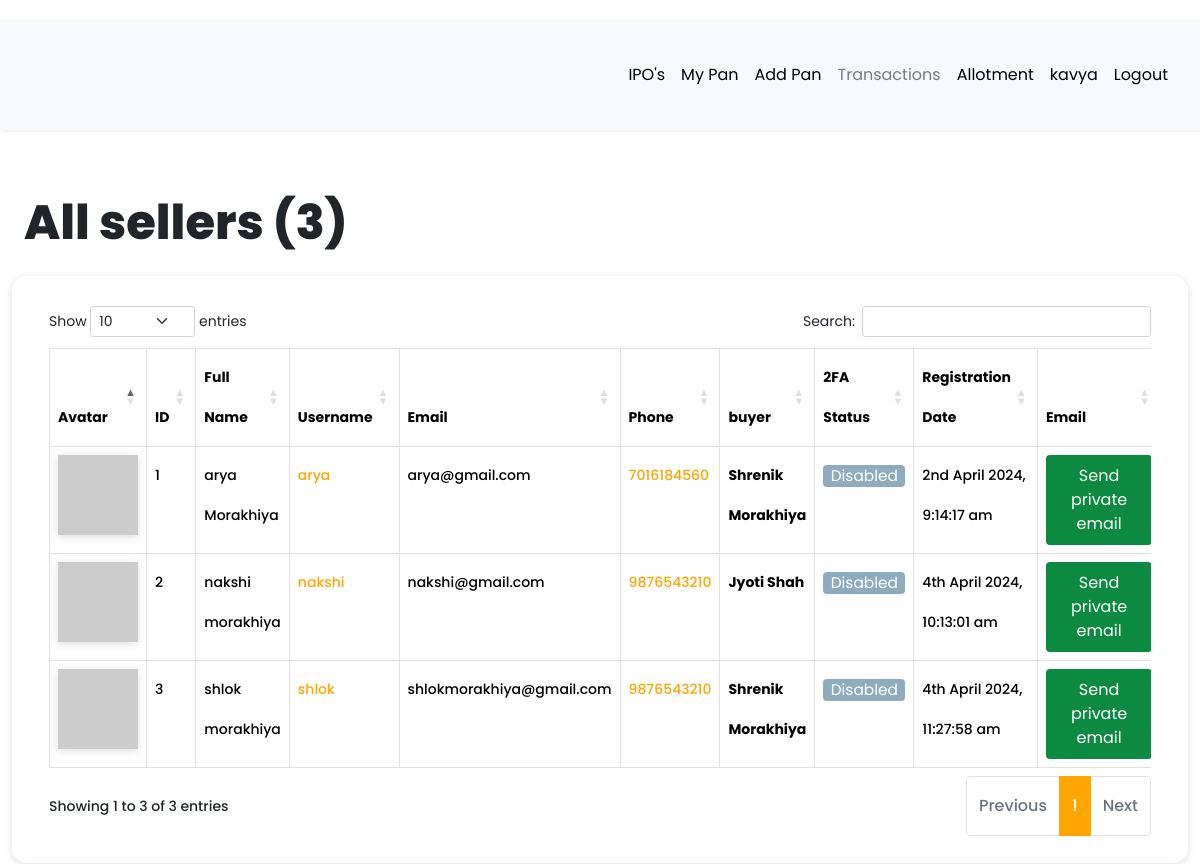
Screenshot of /dashboard/all-sellers (signed in) with the database file from the repository.
### app/models.py (models this page shows, shortened)
class User(db.Model, UserMixin):
    __tablename__ = "user"
    id = db.Column(db.Integer, primary_key=True)
    first_name = db.Column(db.String(64), index=True, default="First Name", nullable=False)
    last_name = db.Column(db.String(64), index=True, default="Last Name", nullable=False)
    username = db.Column(db.String(64), index=True, unique=True, nullable=False)
    email = db.Column(db.String(128), index=True, unique=True, nullable=False)
    password_hash = db.Column(db.String(128))
    confirm_password = db.Column(db.String(128))
    phone_number = db.Column(db.String(20), default="7016184560", nullable=False)
    verification_phone = db.Column(db.String(20))
    active = db.Column(db.Boolean, nullable=False, default=True)
    delete_account = db.Column(db.Boolean, default=False)
    registered_at = db.Column(db.DateTime, default=datetime.utcnow, nullable=False)
    emails = db.relationship("Email", backref="author", lazy="dynamic")
    type = db.Column(db.String(64))
    __mapper_args__ = {"polymorphic_identity": "user", "polymorphic_on": "type"}
    def two_factor_enabled(self):
        return self.verification_phone is not None
    @property
    def is_active(self):
        return self.active
    def avatar(self, size):
        digest = md5(self.email.lower().encode("utf-8")).hexdigest()
        return f"https://www.gravatar.com/avatar/{digest}?d=identicon&s={size}"

class Seller(User):
    __tablename__ = "seller"
    id = db.Column(
        db.Integer,
        db.ForeignKey("user.id", ondelete="CASCADE", name="fk_seller_user_id"),  # Explicit FK name
        primary_key=True
    )
    current_residence = db.Column(db.String(64), default="Ahmedabad, Gujarat")
    buyer_id = db.Column(db.Integer, db.ForeignKey("buyer.id", ondelete="CASCADE"))
    buyer = db.relationship(
        "Buyer", backref="buyer", foreign_keys=[buyer_id], passive_deletes=True
    )
    __mapper_args__ = {"polymorphic_identity": "seller", "polymorphic_load": "inline"}

### app/routes.py (the view, shortened to what this page needs)
@app.route("/dashboard/all-sellers")
@login_required
def all_sellers():
    if current_user.type == "admin":
        sellers = Seller.query.all()
        all_registered_sellers = len(sellers)
        return render_template(
            "seller/all_sellers.html",
            title="All sellers",
            sellers=sellers,
            all_registered_sellers=all_registered_sellers,
        )

### app/models.py (called while the page is built)
@login.user_loader
def load_user(id):
    return User.query.get(int(id))

### app/templates/seller/all_sellers.html (shortened to what this page needs)
{% extends 'base.html' %}
{% block current_user_content %}
    <div class="container-fluid content">
        <div class="row">
            <div class="col-md-12">
                <h1 class="mt-4 mb-4">{{ title }} ({{ all_registered_sellers }})</h1>
            </div>
        </div>
        <div class="row users">
            <div class="col-md-12">
                <div class="table-responsive">
                    <table id="data" class="table table-hover table-bordered">
                        <thead>
                            <tr>
                                <th>Avatar</th>
                                <th>ID</th>
                                <th>Full Name</th>
                                <th>Username</th>
                                <th>Email</th>
                                <th>Phone</th>
                                <th>buyer</th>
                                <th>2FA Status</th>
                                <th>Registration Date</th>
                                <th>Email</th>
                            </tr>
                        </thead>
                        <tbody>
                            {% for seller in sellers %}
                                <tr>
                                    <td><img src="{{ seller.avatar(25) }}"></td>
                                    <td>{{ loop.index }}</td>
                                    <td>{{ seller.first_name }} {{ seller.last_name }}</td>
                                    <td> <a href="{{ url_for('all_transaction',seller_id = seller.id) }}">{{ seller.username }}</a></td>
                                    <td>{{ seller.email }}</td>
                                    <td><a href="https://wa.me/{{ seller.phone_number | replace('+', '') }}?text=Hello%20From%20somaSOMA" target="_blank">{{ seller.phone_number }}</a></td>
                                    <td><strong>{{ seller.buyer.first_name }} {{ seller.buyer.last_name }}</strong></td>
                                    {% if seller.two_factor_enabled() %}
                                        <td><span class="label label-info"> Enabled </span></td>
                                    {% else %}
                                        <td><span class="label label-info"> Disabled </span></td>
                                    {% endif %}
                                    <td>{{ moment(seller.registered_at).format('Do MMMM YYYY, h:mm:ss a') }}</td>
                                    <td>
                                        {% if seller.email == current_user.email %}
                                            <a
                                                href=" {{ url_for('compose_direct_email_to_seller', email=seller.email) }} "
                                                class="btn link_disabled"
                                                style="background-color: #0d8a41; color: white;">
                                                Send Private Email
                                            </a>
                                        {% else %}
                                            <a
                                                href=" {{ url_for('compose_direct_email_to_seller', email=seller.email) }} "
                                                class="btn"
                                                style="background-color: #0d8a41; color: white;">
                                                    Send private email
                                            </a>
                                        {% endif %}
                                    </td>
                                </tr>
                            {% endfor %}
                        </tbody>
                    </table>
                </div>
            </div>
        </div>
    </div>
{% endblock %}

### app/templates/base.html (shortened to what this page needs)
<!DOCTYPE html>
<html lang="eng">
<head>
  <link rel="stylesheet" href="https://cdnjs.cloudflare.com/ajax/libs/intl-tel-input/16.0.4/css/intlTelInput.css">
  <link rel="stylesheet" type="text/css" href="https://cdn.datatables.net/1.10.25/css/dataTables.bootstrap5.css">
  <link rel="stylesheet" href="../static/css/navbar.css">
  {% if current_user.is_authenticated %}
  <link rel="stylesheet" type="text/css" href="{{ url_for('static', filename='css/custom_current_user.css') }}"
    alt="52 Not available at this momoent">
  <link href="https://cdn.jsdelivr.net/npm/bootstrap@5.3.3/dist/css/bootstrap.min.css" rel="stylesheet"
>
  <link rel="stylesheet" href="../static/css/main.css">
  <link rel="stylesheet"
    href="https://cdnjs.cloudflare.com/ajax/libs/malihu-custom-scrollbar-plugin/3.1.5/jquery.mCustomScrollbar.min.css">
  {% endif %}
</head>
<body>
    {% if current_user.is_authenticated %}
    {% if current_user.is_active %}
    <div class="wrapper">
      <div id="content">
        <nav class="navbar navbar-expand-lg navbar-light bg-light">
          <div class="container-fluid">
            <div class="collapse navbar-collapse" id="navbarSupportedContent">
              <ul class="nav navbar-nav ms-auto">
                <li class="nav-item">
                  <a class="nav-link {{ 'link_disabled' if request.endpoint == 'view_product' else '' }}"
                    href="{{ url_for('view_product') }}" alt="459 Not available at this moment">IPO's</a>
                </li>
                <li class="nav-item">
                  <a class="nav-link {{ 'link_disabled' if request.endpoint == 'all_pan' else '' }}"
                    href="{{ url_for('all_pan') }}" alt="459 Not available at this moment">My Pan</a>
                </li>
                <li class="nav-item">
                  <a class="nav-link {{ 'link_disabled' if request.endpoint == 'add_pan' else '' }}"
                    href="{{ url_for('add_pan') }}" alt="459 Not available at this moment">Add Pan</a>
                </li>
                {% if current_user.type == "admin" or current_user.type == "buyer" %}
                <li class="nav-item">
                  <a class="nav-link {{ 'link_disabled' if request.endpoint == 'all_sellers' else '' }}"
                    href="{{ url_for('all_sellers') }}" alt="459 Not available at this moment">Transactions</a>
                </li>
                {% else %}
                <li class="nav-item">
                  <a class="nav-link {{ 'link_disabled' if request.endpoint == 'all_transaction' else '' }}"
                    href="{{ url_for('all_transaction') }}" alt="459 Not available at this moment">Transactions</a>
                </li>
                {% endif %}
                <li class="nav-item">
                  <a class="nav-link {{ 'link_disabled' if request.endpoint == 'checking_allotment' else '' }}"
                    href="{{ url_for('checking_allotment') }}" alt="459 Not available at this moment">Allotment</a>
                </li>
                <li class="nav-item ">
                  <a class="nav-link {{ 'link_disabled' if request.endpoint == 'dashboard' else '' }}"
                    href="{{ url_for('dashboard') }}" alt="459 Not available at this moment">{{ current_user.username
                    }}</a>
                </li>
                <li class="nav-item">
                  <a class="nav-link {{ 'link_disabled' if request.endpoint == 'logout' else '' }}"
                    href="{{ url_for('logout') }}" alt="459 Not available at this moment">Logout</a>
                </li>
              </ul>
            </div>
          </div>
        </nav>
        {% block current_user_content %}
        {% endblock %}
      </div>
    </div>
    {% endif %}
    {% endif %}
</body>
</html>

### app/static/css/navbar.css (style rules this page uses)
:root { --default-primary: #90f188; --default-secondary: #0f1d07; --container-gutter: clamp(2.5rem, 2.6455026455vw, 3.325rem); --theme-primary: var(--default-primary); --theme-secondary: var(--default-secondary); }

### app/static/css/custom_current_user.css (style rules this page uses)
body { font-family: 'Poppins', sans-serif; background: #fafafa; }
a, a:hover, a:focus { color: inherit; text-decoration: none; transition: all 0.3s; }
.navbar { padding: 15px 10px; background: #fff; border: none; border-radius: 0; margin-bottom: 40px; box-shadow: 1px 1px 3px #0000001a; }
.wrapper { display: flex; width: 100%; }
#content { width: calc(100%); padding-top: 20px; padding-bottom: 20px; min-height: 100vh; transition: all 0.3s; position: absolute; top: 0; right: 0; }
.users { margin-bottom: 25px; padding: 25px; border-radius: 15px; box-shadow: #63636333 0px 2px 8px 0px; }
.link_disabled { pointer-events: none; color: currentColor; cursor: not-allowed; opacity: 0.5; text-decoration: none; }
.btn { display: inline-block; font-weight: 400; line-height: 0.5; color: #575555; text-align: center; text-decoration: none; vertical-align: middle; cursor: pointer; -webkit-user-select: none; -moz-user-select: none; -ms-user-select: none; user-select: none; background-color: #c2c2c2; border: 1px solid transparent; padding: 0.8rem 0.8rem; font-size: 1.1em; border-radius: 0.25rem; transition: color 0.15s ease-in-out, background-color 0.15s ease-in-out, border-color 0.15s ease-in-out, box-shadow 0.15s ease-in-out; }
.label { display: inline-block; font-weight: 400; line-height: 0.5; text-align: center; text-decoration: none; vertical-align: middle; cursor: pointer; -webkit-user-select: none; -moz-user-select: none; -ms-user-select: none; user-select: none; background-color: #e2e2e2; border: 1px solid transparent; padding: 0.4rem 0.4rem; font-size: 1.1em; border-radius: 0.25rem; transition: color 0.15s ease-in-out, background-color 0.15s ease-in-out, border-color 0.15s ease-in-out, box-shadow 0.15s ease-in-out; }
.label-info { background-color: #8fabbe; }
.label-info, .label-success, .label-warning, .label-danger, .label-info:hover, .label-success:hover, .label-warning:hover, .label-danger:hover { color: white; }
img { box-shadow: #63636333 0px 2px 8px 0px; }

### rows the page displays
User: username "kavya"
Seller: first_name "arya", last_name "Morakhiya", username "arya", email "arya@gmail.com", phone_number "7016184560", buyer.first_name "Shrenik", buyer.last_name "Morakhiya"
User: registered_at "2nd April 2024, 9:14:17 am"
Seller: first_name "nakshi", last_name "morakhiya", username "nakshi", email "nakshi@gmail.com", phone_number "9876543210", buyer.first_name "Jyoti", buyer.last_name "Shah"
User: registered_at "4th April 2024, 10:13:01 am"
Seller: first_name "shlok", last_name "morakhiya", username "shlok", email "shlokmorakhiya@gmail.com", phone_number "9876543210", buyer.first_name "Shrenik", buyer.last_name "Morakhiya"
User: registered_at "4th April 2024, 11:27:58 am"

### other values shown
{{ title }} "All sellers"
{{ all_registered_sellers }} "3"
